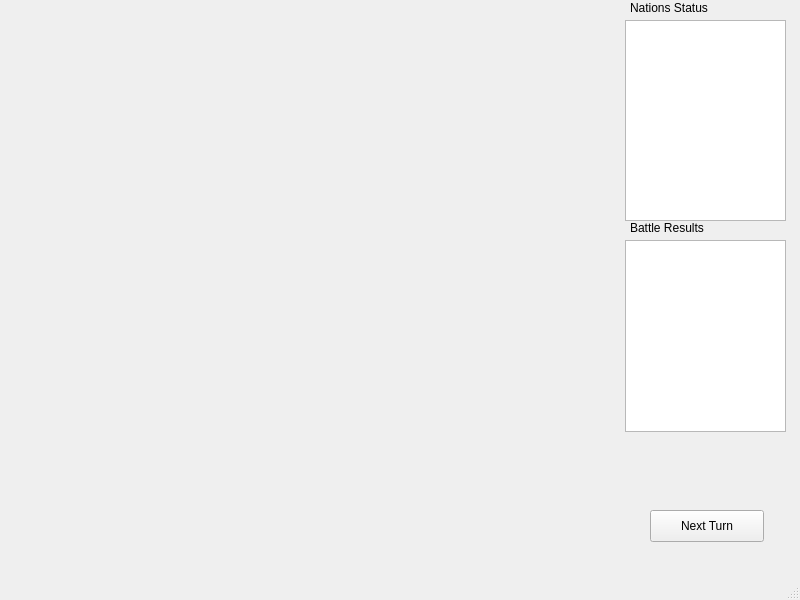
<?xml version="1.0" encoding="UTF-8"?>
<ui version="4.0">
 <class>MainWindow</class>
 <widget class="QMainWindow" name="MainWindow">
  <property name="geometry">
   <rect>
    <x>0</x>
    <y>0</y>
    <width>800</width>
    <height>600</height>
   </rect>
  </property>
  <property name="windowTitle">
   <string>MainWindow</string>
  </property>
  <widget class="QWidget" name="centralwidget">
   <widget class="QTableView" name="NationStatusTable">
    <property name="geometry">
     <rect>
      <x>625</x>
      <y>20</y>
      <width>161</width>
      <height>201</height>
     </rect>
    </property>
   </widget>
   <widget class="VoronoiPlotWidget" name="VoronoiPlot" native="true">
    <property name="geometry">
     <rect>
      <x>10</x>
      <y>10</y>
      <width>601</width>
      <height>511</height>
     </rect>
    </property>
   </widget>
   <widget class="QTableWidget" name="BattleTable">
    <property name="geometry">
     <rect>
      <x>625</x>
      <y>240</y>
      <width>161</width>
      <height>192</height>
     </rect>
    </property>
   </widget>
   <widget class="QLabel" name="label">
    <property name="geometry">
     <rect>
      <x>630</x>
      <y>0</y>
      <width>91</width>
      <height>16</height>
     </rect>
    </property>
    <property name="text">
     <string>Nations Status</string>
    </property>
   </widget>
   <widget class="QLabel" name="label_2">
    <property name="geometry">
     <rect>
      <x>630</x>
      <y>220</y>
      <width>91</width>
      <height>16</height>
     </rect>
    </property>
    <property name="text">
     <string>Battle Results</string>
    </property>
   </widget>
   <widget class="QPushButton" name="NextButton">
    <property name="geometry">
     <rect>
      <x>650</x>
      <y>510</y>
      <width>114</width>
      <height>32</height>
     </rect>
    </property>
    <property name="text">
     <string>Next Turn</string>
    </property>
   </widget>
  </widget>
  <widget class="QMenuBar" name="menubar">
   <property name="geometry">
    <rect>
     <x>0</x>
     <y>0</y>
     <width>800</width>
     <height>22</height>
    </rect>
   </property>
  </widget>
  <widget class="QStatusBar" name="statusbar"/>
 </widget>
 <customwidgets>
  <customwidget>
   <class>VoronoiPlotWidget</class>
   <extends>QWidget</extends>
   <header location="global">voronoiplotwidget</header>
   <container>1</container>
  </customwidget>
 </customwidgets>
 <resources/>
 <connections/>
</ui>
